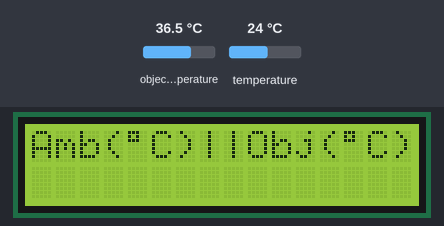
Recording of a sketch running on a simulated Arduino Uno, built with avr-gcc and run on an emulated ATmega328P. On the bench: 16×2 character LCD. The test bench sets the inputs (shaded band); at power-on: object temperature 36.5 °C, temperature 24 °C. Storage starts empty; what the sketch prints to the serial monitor is not drawn.

Above: at 1.3 s.
1.4 s: object temperature set to 20 °C
At 6.5 s:
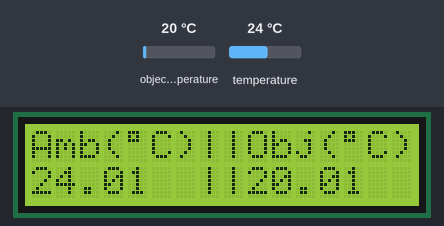
10.3 s: temperature set to 12 °C
At 15.7 s:
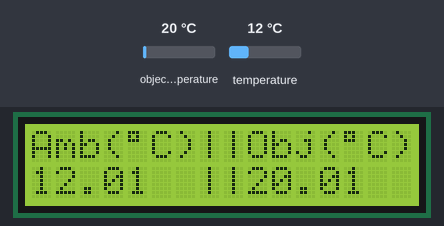
15.8 s: object temperature set to 26 °C
At 20.6 s:
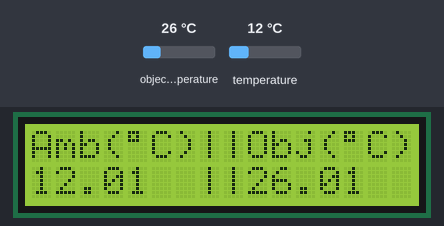
21.3 s: temperature set to 19 °C
At 27.57 s:
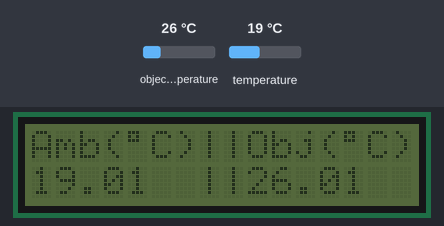
Timing chart, 0 to 27.8 s (numbered marks = the images above; inputs shaded):
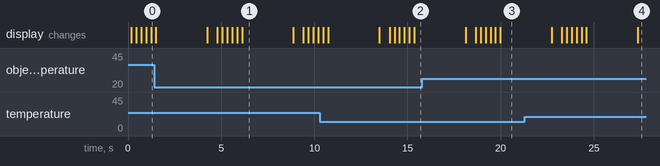

Measured:
- what the display in image 1 shows lasts 2.8 s, from 6.1 s to 8.9 s

The sketch:

R08_N03.ino
```cpp
//Sensor de Temperatura Infravermelho - Modelo: MLX90614

// Incluir as bibliotecas necessárias
#include <Adafruit_MLX90614.h>// Responsável por receber os dados do sensor e os interpretar
#include <LiquidCrystal_I2C.h>// Gere o display LCD
#include <Wire.h>// Responsavél por gerir a comunicação I2C
#include <SD.h> // Gere o cartão de memoria e os dados nele armazenados

Adafruit_MLX90614 mlx = Adafruit_MLX90614();//Recebe os dados e armazena na variável mlx

//Variáveis
double temp_amb;//Define a variável de temperatura ambiente
double temp_obj;//Defina a variável de temperatura do objeto
const int LCD_linhas = 2; // Número de linhas do seu display LCD
const int LCD_colunas = 16; // Número de colunas do seu display LCD
const int numeroPiscadas = 3; // Número de vezes que o dado pisca
// As próximas 3 variáveis descrevem os intervalos de tempo empregados no display LCD e podem ser editados conforme o desejo do usuário
const float LCD_tempoAceso = 2.5; // Tempo, em segundos, em que o dado é exibido
const float LCD_tempoPiscando = 1.5; // Tempo, em segundos, em que o dado permanece piscando
const float LCD_tempoApagado = 0.5; // Intervalo, em segundos, entre a exibição dos dados

LiquidCrystal_I2C lcd(0x27,LCD_colunas,LCD_linhas); // Declara o display como um objeto chamado "lcd"

// Para o cartão SD, 3 pinos já são determinados
// SCK = 13;
// MISO = 12;
// MOSI = 11;
const int CS = 10; // Determina o último pino

unsigned long tempoColeta;

void setup()// Comandos executados ao inicializar o Arduino
{
  Serial.begin(9600);//Inicia a comunicação com a serial
  mlx.begin();//Inicia a comunicação com o sensor MLX90614
  lcd.init(); // Inicia o display lcd(x, y), de x colunas e y linhas; Nesse caso, lcd(16,2);

  Serial.println("Display LCD ligado"); // Informa, na porta serial, que o display esta ligado
  Serial.println("Sensor de temperatura MLX90614");//Imprime um tópico "Sensor de temperatura MLX90614" com quebra de linha(ln)
  pinMode(CS, OUTPUT); // Configura o pino CS como saída

   if(SD.begin(CS)){ // Caso a inicialização do SD no pino CS ocorra com sucesso
    Serial.println("Cartão SD inicializado corretamente"); // Imprime uma mensagem de sucesso;
    }
  else{ // Caso a inicialização do SD no pino CS falhe
    Serial.println("Falha na inicialização do cartão SD"); // Imprime uma mensagem de erro
    while(1); // Inicia um loop sem fim pois o cartão não foi devidamente iniciado
  }
   File dataFile = SD.open("data.csv", FILE_WRITE); // Abre o arquivo data.csv e posiciona o cursor no seu fim(formato EXCEL)
    if(dataFile){ // Caso o arquivo seja aberto com sucesso
      // Imprimir os tópicos no arquivo aberto
      dataFile.print("Temp Ambiente(°C);");
      dataFile.print("Temp Objeto(°C);");
      dataFile.print("Segundo");
      dataFile.println(); // Coloca uma quebra de linha
      //OBS.: Os ponto e vírgula(;) impressos(após "°C") fazem a mudança de coluna no EXCEL

    // Fechar o arquivo e salvar as modificações
      dataFile.close();

    }else{ // Caso o arquivo nao possa ser aberto
      Serial.println("Erro ao tentar abrir data.csv");
    }
}

void loop()// Comandos que serão executados repetidamente (loop)
{
  temp_amb = mlx.readAmbientTempC();// Recebe o dado de temperatura ambiente, o converte para graus Celsius e armazena na variável "temp_amb"
  temp_obj = mlx.readObjectTempC();// Recebe o dado de temperatura do objeto, o converte para graus Celsius e armazena na variável "temp_obj"

  tempoColeta = millis(); // Armazena o tempo, em millisegundos, em que o dado foi coletado a partir do momento em que o Arduino é ligado
  tempoColeta /= 1000; // Converte esse valor de millisegundos para segundos

if (!mlx.begin()) {// Caso o sensor não funcione corretamente
    Serial.println("Erro ao ler temperatura!");//Imprime uma mensagem de erro
    lcd.backlight();// Liga a luz de fundo do display
    lcd.setCursor(0,0);// Posiciona o cursor na primeira coluna (0) e na primeira linha (0)
    lcd.print("Erro ao ler temp");//Imprime uma mensagem de erro no display LCD
    delay(1000);//Estabelece um intervalo em milisegundos entre as medições (1000 ms = 1 s)
}

else{// Caso o sensor funcione corretamente

  lcd.backlight(); // Liga a luz de fundo do display

  // Os próximos comandos imprimem a temperatura na porta serial
  Serial.print("Temp Ambiente = ");
  Serial.print(temp_amb);//Imprime a temperatura ambiente
  Serial.print("°C;");// Imprime o simbolo de grau, a letra “C” e um ponto e vírgula
  Serial.print("   Temp Objeto = ");
  Serial.print(temp_obj);//Imprime a temperatura do objeto na mira do sensor
  Serial.println("°C");// Imprime o simbolo de grau, a letra “C” com quebra de linha(ln)

 // O resultado fica como:
    /*
    Temp Ambiente = 25.64°C;   Temp Objeto = 28.23°C
    */

    // Os próximos comandos imprimem a temperatura no display LCD
    lcd.setCursor(0,0); // Posiciona o cursor na primeira coluna (0) e na primeira linha (0)
    lcd.print("Amb(");// Imprime o texto “Amb" e abre um parêntese
    lcd.print(char(223)); // Imprime o simbolo de grau
    lcd.print("C)"); // Imprime a letra “C” e fecha o parêntese
    lcd.print("||"); // Adiciona duas linha para separar as leituras
    lcd.print("Obj(");// Imprime o texto “Obj" e abre um parêntese
    lcd.print(char(223)); // Imprime o simbolo de grau
    lcd.print("C)"); // Imprime a letra “C”
}
     // Apaga e reescreve o valor no display, fazendo o valor piscar
     for (int i = 0; i < numeroPiscadas; i++) {
     lcd.setCursor(0, 1);
     for (int j = 0; j < LCD_colunas; j++) {
     lcd.print(" ");
}
    delay((LCD_tempoPiscando * 1000)/(numeroPiscadas * 2)); // Gera uma pausa entre os processos
    lcd.setCursor(0,1); // Posiciona o cursor na primeira coluna (0) e na segunda linha (1)
    lcd.print(temp_amb); // Imprime o valor da temperatura ambiente coletada
    lcd.setCursor(7,1); // Posiciona o cursor na sétima coluna (7) e na segunda linha (1)
    lcd.print("||");// Adiciona duas linha para separar as leituras
    lcd.setCursor(9,1); // Posiciona o cursor na nona coluna (9) e na segunda linha (1)
    lcd.print(temp_obj); // Imprime o valor da temperatura do objeto apontado
    delay((LCD_tempoPiscando * 1000)/(numeroPiscadas * 2)); // Gera uma pausa entre os processos
}
    delay(LCD_tempoAceso*1000);//Faz com que a luz de fundo permaneça um período acesa(sem piscar)
    lcd.noBacklight(); // Desliga a luz de fundo do display
    delay(LCD_tempoApagado*1000);//Faz com que a luz de fundo permaneça um período apagada

    // O resultado fica como:
    /*
    Amb(°C)||Obj(°C)
    28.63  ||32.81
           ou
    Amb(°C)||Obj(°C)
    28.63  ||-02.81
           ou
    Amb(°C)||Obj(°C)
    28.63  ||102.81
    */

     // Abrir o arquivo "DATA" e escrever nele
     File dataFile = SD.open("data.csv", FILE_WRITE); // Abre o arquivo data.csv e posiciona o cursor no seu fim(formato EXCEL)

      // Imprimir os dados no arquivo aberto
      dataFile.print(temp_amb); // Imprime a temperatura ambiente
      dataFile.print(";"); //Imprime um ponto e vírgula
      dataFile.print(temp_obj);// Imprime a temperatura do objeto apontado
      dataFile.print(";"); //Imprime um ponto e vígula
      dataFile.print(tempoColeta); // Imprime o tempo em segundos em que essa coleta foi realizada
      dataFile.println(); // Coloca uma quebra de linha
      //OBS.: Os ponto e vírgula(;) impressos fazem a mudança de coluna no EXCEL

      // Fechar o arquivo e salvar as modificações
      dataFile.close();

    //Pode-se olhar o led tx na placa do Arduino para confirmar o funcionamento
}
```
